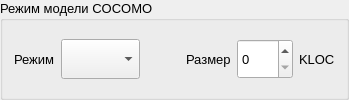
        <widget class="QGroupBox" name="gbMode">
         <property name="sizePolicy">
          <sizepolicy hsizetype="Preferred" vsizetype="Minimum">
           <horstretch>0</horstretch>
           <verstretch>0</verstretch>
          </sizepolicy>
         </property>
         <property name="font">
          <font>
           <pointsize>10</pointsize>
          </font>
         </property>
         <property name="title">
          <string>Режим модели COCOMO</string>
         </property>
         <layout class="QGridLayout" name="gridLayout_7">
          <item row="0" column="1">
           <widget class="QComboBox" name="cbMode">
            <property name="minimumSize">
             <size>
              <width>0</width>
              <height>40</height>
             </size>
            </property>
            <property name="maximumSize">
             <size>
              <width>16777215</width>
              <height>40</height>
             </size>
            </property>
            <property name="font">
             <font>
              <pointsize>10</pointsize>
             </font>
            </property>
           </widget>
          </item>
          <item row="0" column="4">
           <widget class="QSpinBox" name="sbSize">
            <property name="minimumSize">
             <size>
              <width>0</width>
              <height>40</height>
             </size>
            </property>
            <property name="maximumSize">
             <size>
              <width>16777215</width>
              <height>40</height>
             </size>
            </property>
            <property name="font">
             <font>
              <pointsize>10</pointsize>
             </font>
            </property>
            <property name="maximum">
             <number>1000</number>
            </property>
           </widget>
          </item>
          <item row="0" column="2">
           <spacer name="hSpaceMode">
            <property name="orientation">
             <enum>Qt::Horizontal</enum>
            </property>
            <property name="sizeType">
             <enum>QSizePolicy::Preferred</enum>
            </property>
            <property name="sizeHint" stdset="0">
             <size>
              <width>40</width>
              <height>20</height>
             </size>
            </property>
           </spacer>
          </item>
          <item row="0" column="3">
           <widget class="QLabel" name="lblSize">
            <property name="font">
             <font>
              <pointsize>10</pointsize>
             </font>
            </property>
            <property name="text">
             <string>Размер</string>
            </property>
           </widget>
          </item>
          <item row="0" column="5">
           <widget class="QLabel" name="lblKLOC">
            <property name="font">
             <font>
              <pointsize>10</pointsize>
             </font>
            </property>
            <property name="text">
             <string>KLOC</string>
            </property>
           </widget>
          </item>
          <item row="0" column="0">
           <widget class="QLabel" name="lblMode">
            <property name="font">
             <font>
              <pointsize>10</pointsize>
             </font>
            </property>
            <property name="text">
             <string>Режим</string>
            </property>
           </widget>
          </item>
         </layout>
        </widget>
